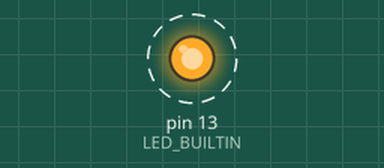
Simulated run of this sketch. Board: Arduino Uno, built with avr-gcc and run on an emulated ATmega328P. Parts: output pins drawn as LEDs (lit = HIGH). Dashed ring = blinking.

Above: at 0.2 s.
Timing chart, 0 to 3.0 s (numbered marks = the images above):
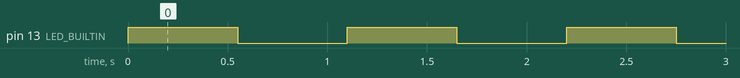

Measured:
- by itself, pin 13 (LED_BUILTIN): alternates HIGH for 0.55 s and LOW for 0.55 s

The sketch:

blink_interno.ino
```cpp
void setup() {
  // Configura o pino do LED interno como saída digital
  pinMode(LED_BUILTIN, OUTPUT);
}

void loop() {
  // Liga o LED (nível lógico alto)
  digitalWrite(LED_BUILTIN, HIGH);
  delay(550);

  // Desliga o LED (nível lógico baixo)
  digitalWrite(LED_BUILTIN, LOW);
  delay(550);
}
```
